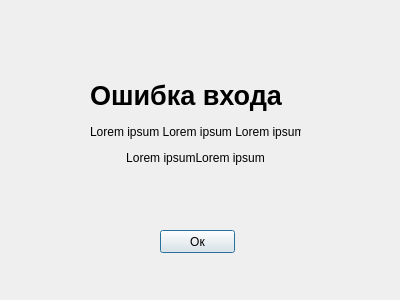
<?xml version="1.0" encoding="UTF-8"?>
<ui version="4.0">
 <class>Dialog</class>
 <widget class="QDialog" name="Dialog">
  <property name="geometry">
   <rect>
    <x>0</x>
    <y>0</y>
    <width>400</width>
    <height>300</height>
   </rect>
  </property>
  <property name="minimumSize">
   <size>
    <width>400</width>
    <height>300</height>
   </size>
  </property>
  <property name="maximumSize">
   <size>
    <width>400</width>
    <height>300</height>
   </size>
  </property>
  <property name="windowTitle">
   <string>Password Saver - Ошибка входа</string>
  </property>
  <widget class="QLabel" name="label_3">
   <property name="geometry">
    <rect>
     <x>90</x>
     <y>80</y>
     <width>211</width>
     <height>31</height>
    </rect>
   </property>
   <property name="font">
    <font>
     <pointsize>20</pointsize>
     <weight>75</weight>
     <bold>true</bold>
    </font>
   </property>
   <property name="text">
    <string>Ошибка входа</string>
   </property>
  </widget>
  <widget class="QLabel" name="label_4">
   <property name="geometry">
    <rect>
     <x>90</x>
     <y>120</y>
     <width>211</width>
     <height>51</height>
    </rect>
   </property>
   <property name="text">
    <string>&lt;html&gt;&lt;head/&gt;&lt;body&gt;&lt;p align=&quot;center&quot;&gt;Lorem ipsum Lorem ipsum Lorem ipsum&lt;/p&gt;&lt;p align=&quot;center&quot;&gt;Lorem ipsumLorem ipsum&lt;/p&gt;&lt;/body&gt;&lt;/html&gt;</string>
   </property>
  </widget>
  <widget class="QPushButton" name="pushButton">
   <property name="geometry">
    <rect>
     <x>160</x>
     <y>230</y>
     <width>75</width>
     <height>23</height>
    </rect>
   </property>
   <property name="text">
    <string>Ок</string>
   </property>
  </widget>
 </widget>
 <resources/>
 <connections/>
</ui>
